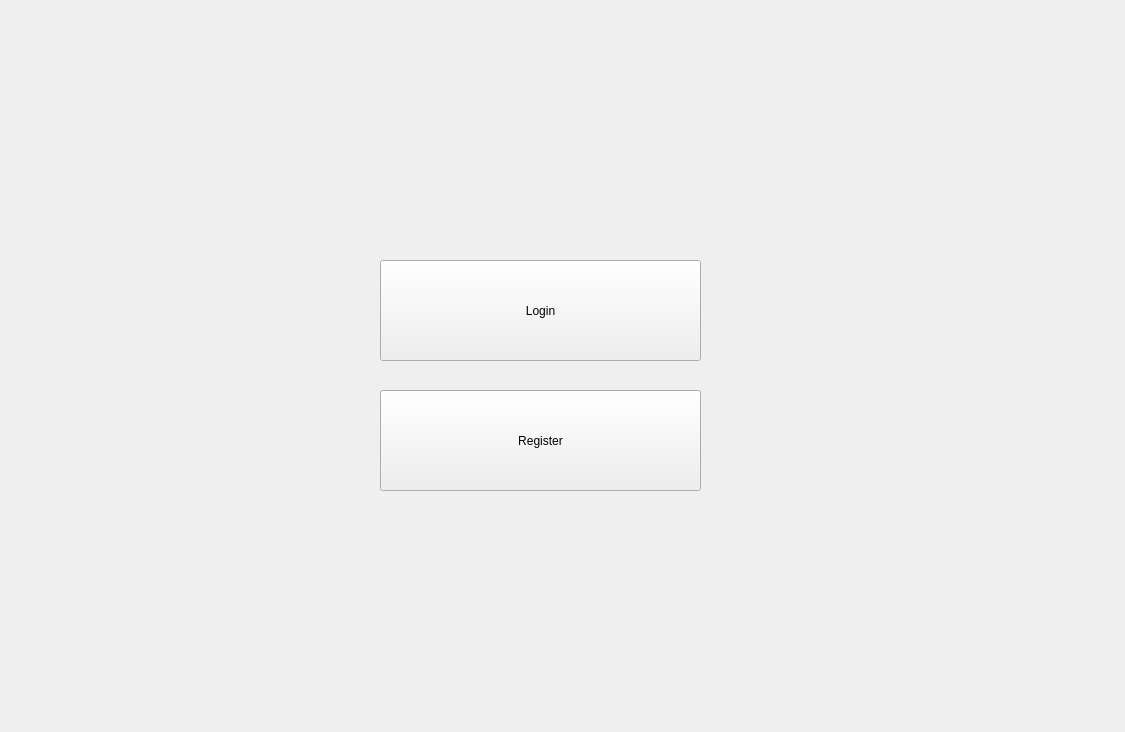
<?xml version="1.0" encoding="UTF-8"?>
<ui version="4.0">
 <class>Form</class>
 <widget class="QWidget" name="Form">
  <property name="geometry">
   <rect>
    <x>0</x>
    <y>0</y>
    <width>1125</width>
    <height>732</height>
   </rect>
  </property>
  <property name="windowTitle">
   <string>Form</string>
  </property>
  <widget class="QPushButton" name="pushButton">
   <property name="geometry">
    <rect>
     <x>380</x>
     <y>260</y>
     <width>321</width>
     <height>101</height>
    </rect>
   </property>
   <property name="text">
    <string>Login</string>
   </property>
  </widget>
  <widget class="QPushButton" name="pushButton_2">
   <property name="geometry">
    <rect>
     <x>380</x>
     <y>390</y>
     <width>321</width>
     <height>101</height>
    </rect>
   </property>
   <property name="text">
    <string>Register</string>
   </property>
  </widget>
 </widget>
 <resources/>
 <connections/>
</ui>
